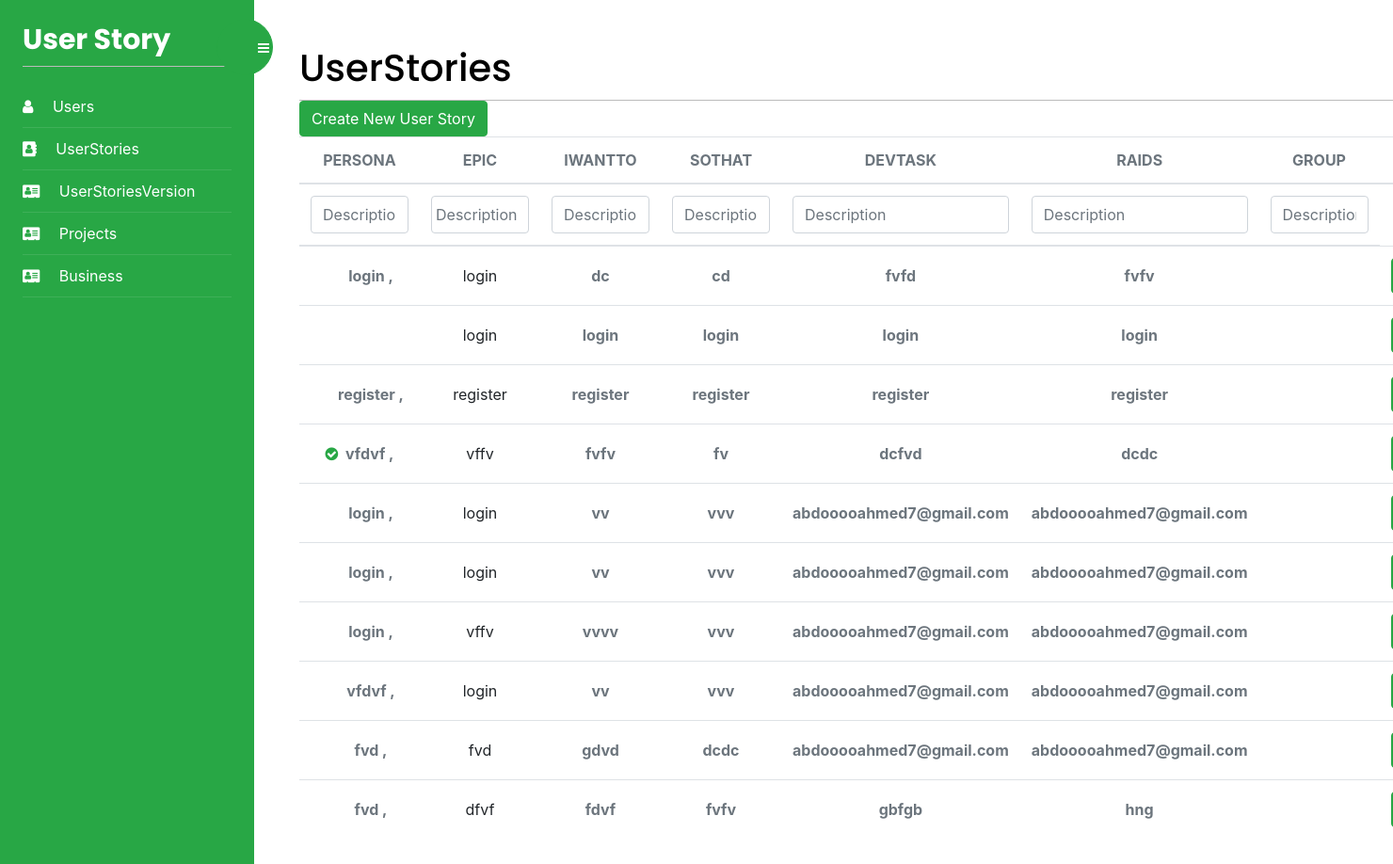
Page /UserStories/list/ (signed in) on the earlier database version.
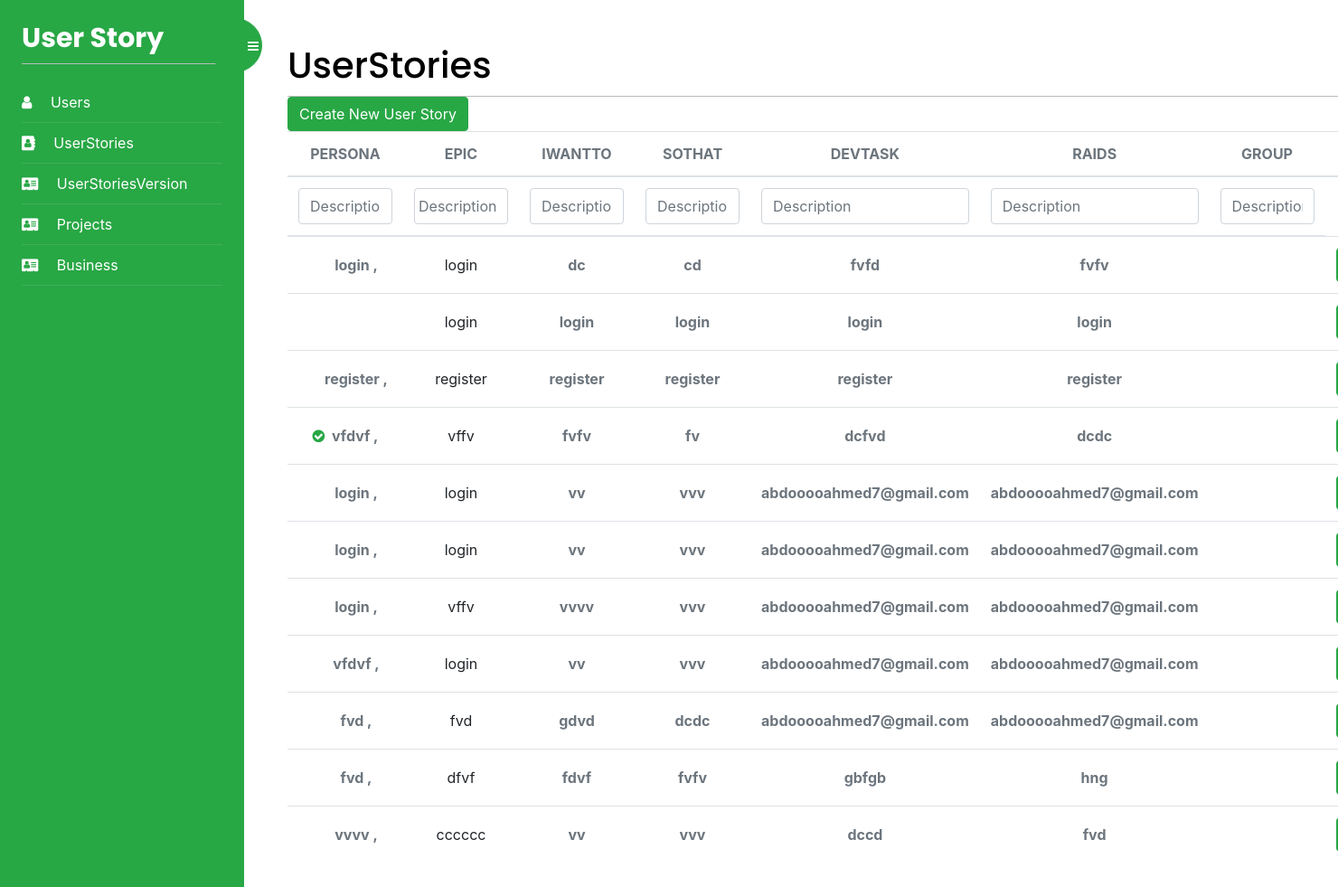
Same page on the later database version.
### UserStoryApp/models.py (models this page shows, shortened)
class UserStory(models.Model):
    id = models.AutoField(primary_key=True)
    iWantTO = models.TextField(blank=True)
    soThat = models.TextField(blank=True)
    priority = models.TextField(blank=True)
    userStoriesVersion = models.ForeignKey(
        UserStoryVersion, on_delete=models.CASCADE, blank=True, null=True)
    Persona = models.ManyToManyField(Persona)
    RAIDS = models.ManyToManyField(RAIDS)
    DevelopmentTask = models.ManyToManyField(DevelopmentTask)
    Estimates = models.ManyToManyField(Estimates)
    US_Group = models.ForeignKey(
        US_Group, on_delete=models.CASCADE, blank=True, null=True)
    Epic = models.ForeignKey(Epic, on_delete=models.CASCADE)
    class Meta:
        db_table = "UserStory"
    def get_Persona(self):
        return "\n".join([f'{p.Name} , ' for p in self.Persona.all()])
    def get_RAIDS(self):
        print("g\r\ng")
        return "\n".join([f'{p.description} \r\n' for p in self.RAIDS.all()])
    def get_DevTask(self):
        return "\n".join([f'{p.description} \r\n' for p in self.DevelopmentTask.all()])
    def get_UsGroup(self):
        if self.US_Group:
            return self.US_Group.description
        return False

class Persona(models.Model):
    id = models.AutoField(primary_key=True)
    Name = models.TextField(blank=True)
    class Meta:
        db_table = "Persona"

class Epic(models.Model):
    id = models.AutoField(primary_key=True)
    versionName = models.TextField(blank=True)
    class Meta:
        db_table = "Epic"

class DevelopmentTask(models.Model):
    id = models.AutoField(primary_key=True)
    description = models.TextField(blank=True)
    class Meta:
        db_table = "DevelopmentTask"

class RAIDS(models.Model):
    id = models.AutoField(primary_key=True)
    description = models.TextField(blank=True)
    class Meta:
        db_table = "RAIDS"

### UserStories/views.py (the view, shortened to what this page needs)
# urls.py: path('list/', views.userStories_list, name='userStories'),
@login_required
def userStories_list(request):
    persona = []
    RAIDS = []
    DevTask = []
    Indicator = ""
    epic = []
    soThat = []
    iWantTO = []
    userStories = UserStory.objects.all()
    iWantTOObjects = [i.iWantTO for i in userStories]
    iWantTOObjects = dumps(iWantTOObjects)
    soThatObjects = [i.soThat for i in userStories]
    soThatObjects = dumps(soThatObjects)
    devTasksObjects = []
    for i in userStories:
        for d in i.DevelopmentTask.all():
            devTasksObjects.append(d.description)
    devTasksObjects = dumps(devTasksObjects)
    RAIDSObjects = []
    for i in userStories:
        for d in i.RAIDS.all():
            RAIDSObjects.append(d.description)
    RAIDSObjects = dumps(RAIDSObjects)
    if request.GET.get("Indicator"):
        userStories = userStories.filter(
            US_Group__description__contains=request.GET.get("Indicator"))
        Indicator = request.GET.get("Indicator")
    return render(request, 'userStories/userStories.html', {'users': userStories, 'personaObjects': personaObjects, 'epicObjects': epicObjects, 'iWantTOObjects': iWantTOObjects, 'soThatObjects': soThatObjects, 'devTasksObjects': devTasksObjects, 'RAIDSObjects': RAIDSObjects, 'form': {'persona': persona, 'RAIDS': RAIDS, 'DevTask': DevTask, 'indicator': Indicator, 'Epic': epic, 'SoThat': soThat, 'IWantTO': iWantTO}})

### UserStories/templates/userStories/userStories.html (shortened to what the changed rows need)
{% extends "base.html" %}
{% block content %}
<div>
    <h1 class="m-auto">UserStories</h1>
</div>
<div class="table-responsive p-0">
    <table class="table align-items-center mb-0">
        <thead>
            <tr>
                <th class="text-center text-uppercase text-secondary text-xxs font-weight-bolder opacity-7">Persona</th>
                <th class="text-center text-uppercase text-secondary text-xxs font-weight-bolder opacity-7">Epic
                </th>
                <th class="text-center text-uppercase text-secondary text-xxs font-weight-bolder opacity-7">iWantTO</th>
                <th class="text-center text-uppercase text-secondary text-xxs font-weight-bolder opacity-7">soThat</th>
                <th class="text-center text-uppercase text-secondary text-xxs font-weight-bolder opacity-7">DevTask</th>
                <th class="text-center text-uppercase text-secondary text-xxs font-weight-bolder opacity-7">RAIDS</th>
                <th class="text-center text-uppercase text-secondary text-xxs font-weight-bolder opacity-7">Group</th>
                <th class="text-secondary opacity-7"></th>
            </tr>
        </thead>
        <thead>
            <tr>
                <form id="form" method="get" name="filter" autocomplete="off">
                    <th class="minWidth text-center text-uppercase text-secondary text-xxs font-weight-bolder opacity-7">
                        <div >
                            <input type="text" name="Persona" class="form-control filter" id="personaInputfilter"
                                id="exampleInputEmail1" aria-describedby="emailHelp" placeholder="Description">
                        </div>
                    </th>
                    <th style="min-width: 8rem;" class="minWidth text-center text-uppercase text-secondary text-xxs font-weight-bolder opacity-7">
                        <div>
                        <input type="text" name="Epic" class="form-control filter p-1" id="epicInputfilter" aria-describedby="emailHelp"
                            placeholder="Description">
                        </div>
                    </th>
                <th class="minWidth text-center text-uppercase text-secondary text-xxs font-weight-bolder opacity-7">
                   <div>
                    <input type="text" name="IWantTO" class="form-control filter" id="iWantToInput" aria-describedby="emailHelp"
                        placeholder="Description">
                   </div>
                </th>
                <th class="minWidth text-center text-uppercase text-secondary text-xxs font-weight-bolder opacity-7">
                    <div>
                        <input type="text" name="SoThat" class="form-control filter" id="soThatInput" aria-describedby="emailHelp"
                            placeholder="Description">
                    </div>
                </th>
                <th class="minWidth text-center text-uppercase text-secondary text-xxs font-weight-bolder opacity-7">
                    <div>
                        <input type="text" name="DevTask" class="form-control filter" id="devTaskInput"
                            aria-describedby="emailHelp" placeholder="Description">
                    </div>
                </th>
                <th class="minWidth text-center text-uppercase text-secondary text-xxs font-weight-bolder opacity-7">
                    <div>
                        <input type="text" name="RAIDS" class="form-control filter" id="RAIDSInput"
                            aria-describedby="emailHelp" placeholder="Description">
                    </div>
                </th>
                <th class="minWidth text-center text-uppercase text-secondary text-xxs font-weight-bolder opacity-7"><input type="text" name="Indicator" value="{{form.indicator}}" class="form-control groupField filter" id="exampleInputEmail1" aria-describedby="emailHelp"
                    placeholder="Description"></th>
                </form>
            </tr>
        </thead>
        <tbody>
            {% for user in users %}
                <tr>
                <td class="align-middle text-center">
                    {% if user.get_UsGroup %}
                    <span class="text-secondary text-xs font-weight-bold mr-1 groupName" data-toggle="tooltip"
                        title={{user.get_UsGroup}}>
                        <i class="fa fa-check-circle text-success group" style="cursor: pointer;"></i>
                    </span>
                    <span class="text-secondary text-xs font-weight-bold">{{user.get_Persona}}</span>
                    {% else %}
                    <span class="text-secondary text-xs font-weight-bold ml-4">{{user.get_Persona}}</span>
                    {% endif %}
                </td>
                <td class="align-middle text-center">
                    {{user.Epic.versionName}}
                </td>
                <td class="align-middle text-center">
                    <span class="text-secondary text-xs font-weight-bold">{{user.iWantTO}}</span>
                </td>
                <td class="align-middle text-center">
                    <span class="text-secondary text-xs font-weight-bold">{{user.soThat}}</span>
                </td>
                <td class="align-middle text-center">
                    <span class="text-secondary text-xs font-weight-bold">{{user.get_DevTask}}</span>
                </td>
                <td class="align-middle text-center">
                    <span class="text-secondary text-xs font-weight-bold">{{user.get_RAIDS}}</span>
                </td>
                <td class="align-middle text-center">
                </td>
                <td class="align-middle text-center">
                    <a href="{% url 'userStoryDetails' user.id %}" class="btn btn-success" aria-hidden="true">
                    </a>
                </td>
            </tr>
            {% endfor %}
        </tbody>
    </table>
</div>
{% endblock %}

Differences in the rows shown:
added UserStory: get_Persona "vvvv ,", Epic.versionName "cccccc", iWantTO "vv", soThat "vvv", get_DevTask "dccd", get_RAIDS "fvd"
